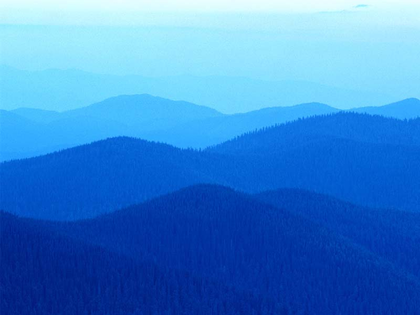
%> input picture multi3-bmp2jpg/test.bmp, 420 x 315 px, shrunk from 800 x 600 before the run
$ octave --eval "result = myedgedetection(imread('../multi3-bmp2jpg/test.bmp'));"   (GNU Octave 9; MATLAB toolbox functions it lacks are replaced by stand-ins)
%> lines starting %> are read from the running program, lines starting %| are printed output that depends on the picture; in (x1, y1, x2, y2) boxes, pixels count from 0 and x2, y2 are one past the last pixel; in counts of white or black regions, pixels touching at a corner belong together; the program's own positions count from 1
function g = myedgedetection(f, varargin)
%MYEDGEDETECTION
%   myedgedetection(f) where f is input image
%   myedgedetection(f, n) where n is threshod
%   output is image g
%
%   The principle is: for each pixel f(i,j), consider the 8 pixels around
%   it and then record the max and min pixel grey density. Then compute the
%   difference of the max and min and assign it to varaible diff. If diff >
%   threshod, the output g(i,j) = 255, else g(i,j) = 0;

[d1, d2, d3] = size(f);
%> d1 = 315; d2 = 420; d3 = 3
if d3 > 1
    f = rgb2gray(f);
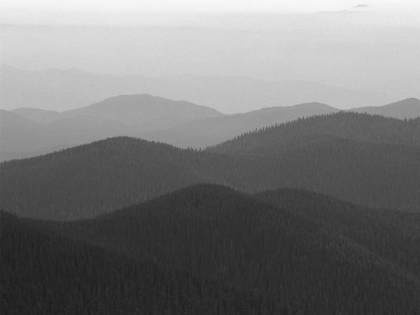
%> f: size 315x420 uint8; min 27, max 248, mean 119.9
end
f = im2uint8(f);
g = zeros(d1, d2);
if nargin == 2
    threshold = varargin{1};
else
    threshold = 65;
end

for i = 2:d1-1
    for j = 2:d2-1
        tmp = [
            f(i-1,j-1),f(i-1,j),f(i-1,j+1);
            f(i,j-1),f(i,j),f(i,j+1);
            f(i+1,j-1),f(i+1,j),f(i+1,j+1)];
        maxp = double(max(tmp(:)));
        minp = double(min(tmp(:)));
        diff = maxp - minp;
        if diff >= threshold
            g(i,j) = 255;
        end
    end
end
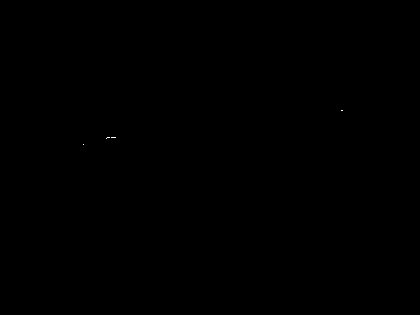
%> g: size 315x420 double; 0.01% white in thin lines or dots, all inside (x1, y1, x2, y2) = (83, 110, 343, 145)
g = uint8(g);
